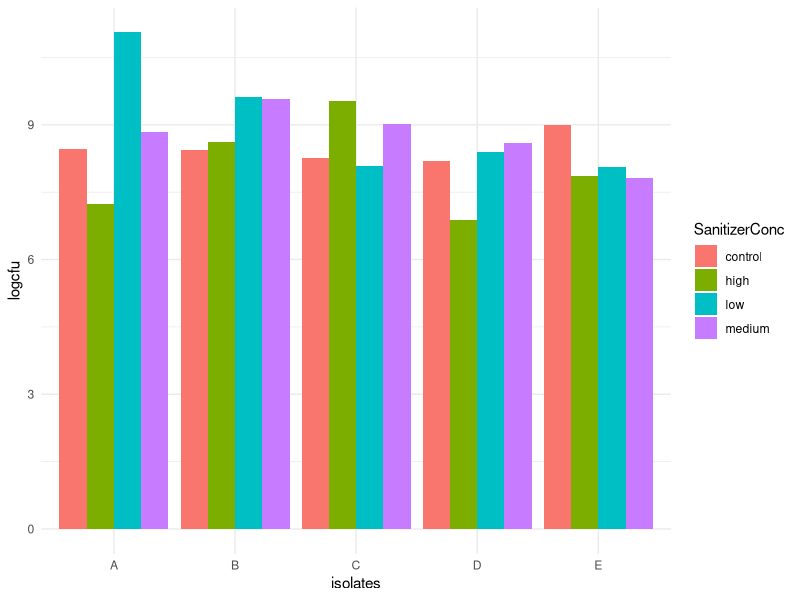
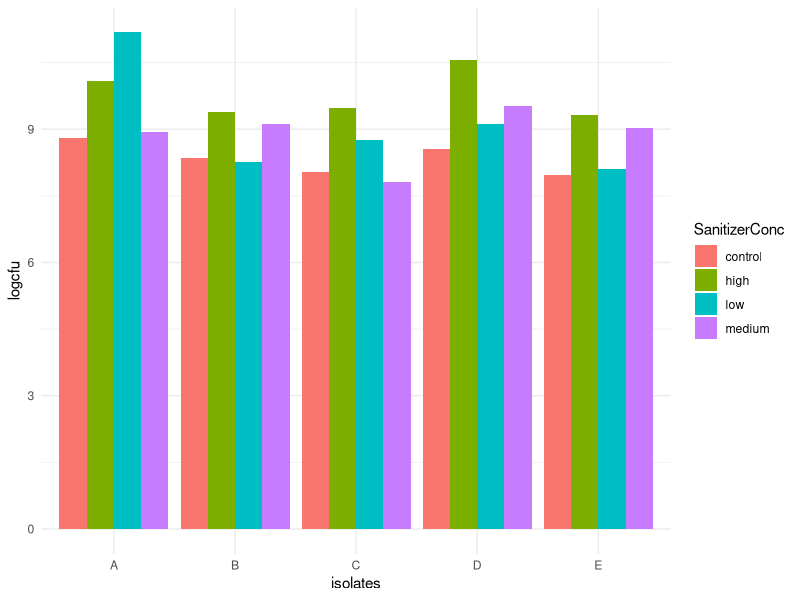
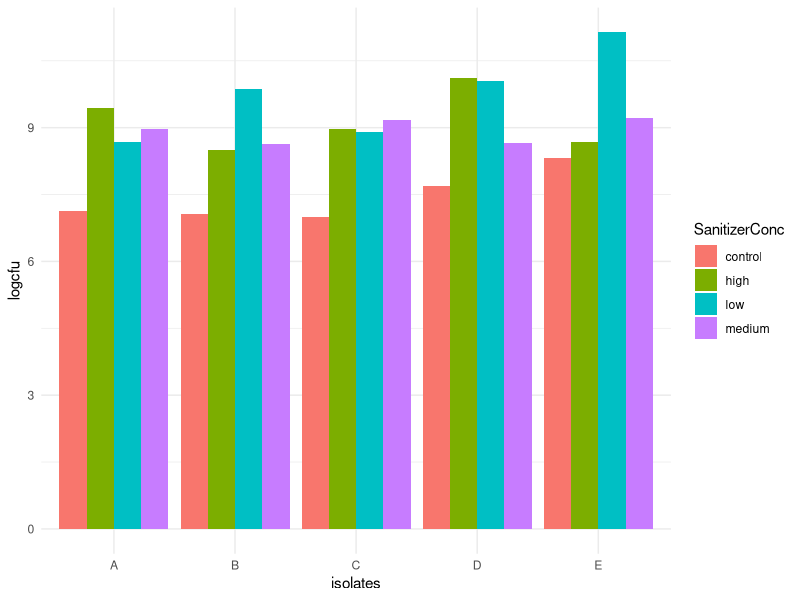
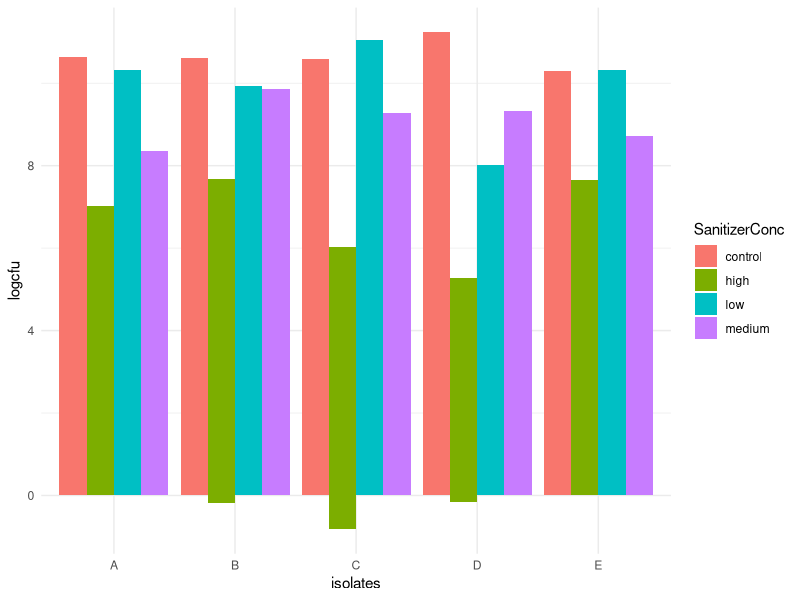

Source code (R) for these figures, in order:
library(tidyverse)
library(ggplot2)
library(ggthemes)

z <- read.table("BiofilmCounts.csv",header=TRUE,sep=",")
z <- z[complete.cases(z), ]
str(z$QAC_conc)
summary(z)


z1<-select(z, Treatment, SanitizerType, SanitizerConc, logcfu)


z1 %>%
  group_by(z1[,3])%>%
  summarise(AverageCfu=mean(logcfu), variance=var(logcfu), n=n()) ->z2
print(z2)

isolates<-rep(c("A","B","C","D","E"),each=10)
control<-rnorm(50, mean = 7.47, sd=0.716)
low<-rnorm(50, mean=6.86, sd=1.50)
medium<-rnorm(50, mean=6.91, sd=1.31)
high<- rnorm(50, mean=6.59, sd=1.92)

dframe<- data.frame(isolates, control, low, medium, high)

head(dframe)
dframe %>%
  pivot_longer(cols= control:high, names_to = "SanitizerConc", values_to = "logcfu", values_drop_na=T) -> dframe2

head(dframe2)

one.way <- aov(logcfu ~ SanitizerConc, data=dframe2)
summary(one.way)

plot1<-ggplot(dframe2) +
  geom_bar(aes(x = isolates, y = logcfu, fill = SanitizerConc ), stat = "identity", position = "dodge") +
  theme_minimal() 
print(plot1)

# running the analyses again with a different set of random numbers
isolates<-rep(c("A","B","C","D","E"),each=10)
control<-rnorm(50, mean = 7.47, sd=0.716)
low<-rnorm(50, mean=6.86, sd=1.50)
medium<-rnorm(50, mean=6.91, sd=1.31)
high<- rnorm(50, mean=6.59, sd=1.92)

dframe<- data.frame(isolates, control, low, medium, high)

head(dframe)
dframe %>%
  pivot_longer(cols= control:high, names_to = "SanitizerConc", values_to = "logcfu", values_drop_na=T) -> dframe2

head(dframe2)

one.way <- aov(logcfu ~ SanitizerConc, data=dframe2)
summary(one.way)

plot1<-ggplot(dframe2) +
  geom_bar(aes(x = isolates, y = logcfu, fill = SanitizerConc ), stat = "identity", position = "dodge") +
  theme_minimal() 
print(plot1)

#now varying the means to determine effect sizes

isolates<-rep(c("A","B","C","D","E"),each=10)
control<-rnorm(50, mean = 6.47, sd=0.716) #adjusted the means to be closer to treatment values
low<-rnorm(50, mean=6.86, sd=1.50)
medium<-rnorm(50, mean=6.91, sd=1.31)
high<- rnorm(50, mean=6.99, sd=1.92)# Adjusted the mean to be closer to the medium values

dframe<- data.frame(isolates, control, low, medium, high)

head(dframe)
dframe %>%
  pivot_longer(cols= control:high, names_to = "SanitizerConc", values_to = "logcfu", values_drop_na=T) -> dframe2

head(dframe2)

one.way <- aov(logcfu ~ SanitizerConc, data=dframe2)
summary(one.way)

plot1<-ggplot(dframe2) +
  geom_bar(aes(x = isolates, y = logcfu, fill = SanitizerConc ), stat = "identity", position = "dodge") +
  theme_minimal() 
print(plot1)

#I found significance, I then run post hoc analyses to determine significane within groups

TukeyHSD(one.way)

#running the model a few times with the same parameters set to get a feeling for the effect of random variation in the data.

isolates<-rep(c("A","B","C","D","E"),each=10)
control<-rnorm(50, mean = 9.47, sd=0.716) #2log increase in control samples
low<-rnorm(50, mean=6.86, sd=1.50)
medium<-rnorm(50, mean=6.91, sd=1.31)
high<- rnorm(50, mean=3.59, sd=1.92)# 3 log decrease in high sanitizer concentration samples

dframe<- data.frame(isolates, control, low, medium, high)

head(dframe)
dframe %>%
  pivot_longer(cols= control:high, names_to = "SanitizerConc", values_to = "logcfu", values_drop_na=T) -> dframe2

head(dframe2)

one.way <- aov(logcfu ~ SanitizerConc, data=dframe2)
summary(one.way)

plot1<-ggplot(dframe2) +
  geom_bar(aes(x = isolates, y = logcfu, fill = SanitizerConc ), stat = "identity", position = "dodge") +
  theme_minimal() 
print(plot1)

TukeyHSD(one.way)# this time there was no difference found between medium sanitizer conc and low sanitizer conc
